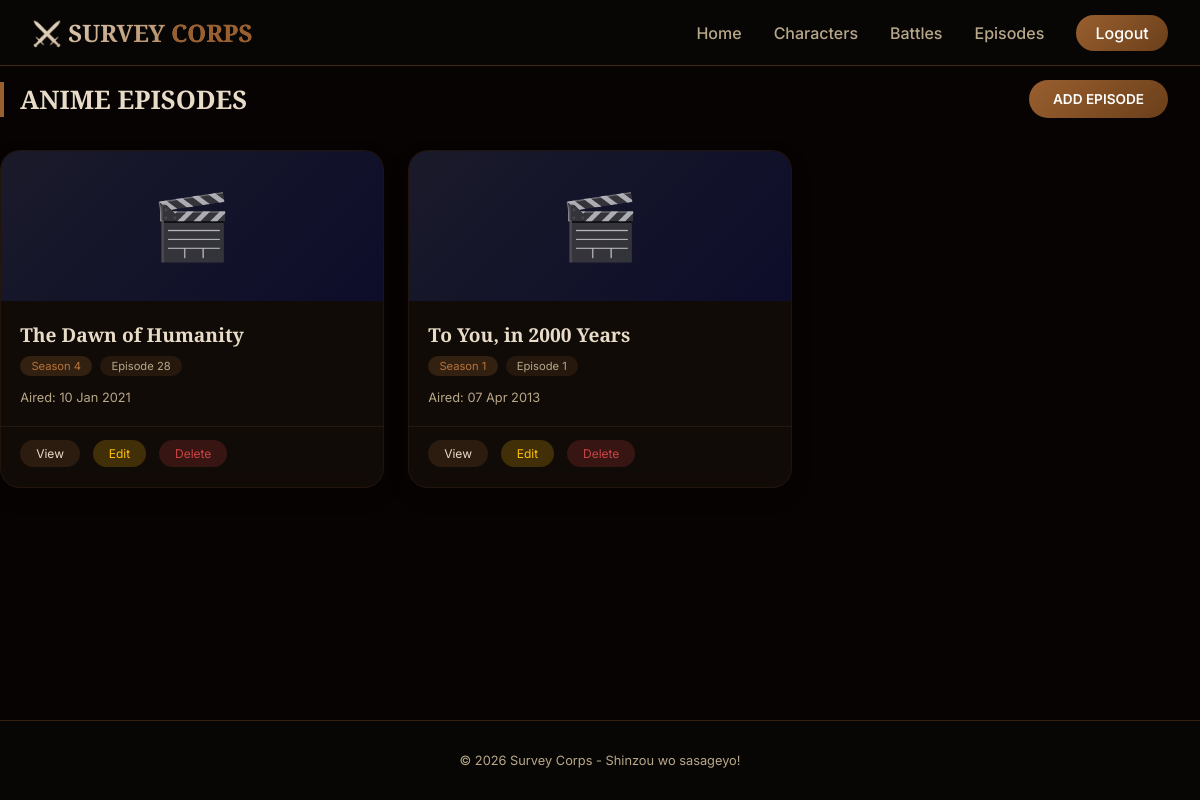
/views/episodes.php (signed in), run on the app's committed database.
### tables this page shows
CREATE TABLE episodes (
    id INT AUTO_INCREMENT PRIMARY KEY,
    title VARCHAR(150) NOT NULL,
    season INT,
    episode_number INT,
    air_date DATE,
    image_url VARCHAR(255),
    description TEXT
);

### views/episodes.php (the view, shortened to what this page needs)
<?php
require_once '../config/database.php';
include 'includes/header.php';
$stmt = $pdo->query("SELECT * FROM episodes ORDER BY season DESC, episode_number DESC");
$episodes = $stmt->fetchAll();
?>
<div class="characters-header">
    <h2>ANIME EPISODES</h2>
    <?php if($_SESSION['role'] == 'admin'): ?>
        <a href="add_episode.php" class="btn-add">ADD EPISODE</a>
    <?php endif; ?>
</div>
<div class="profile-grid">
    <?php foreach($episodes as $e): ?>
    <div class="profile-card">
        <div class="profile-avatar episode-avatar">
            <?php if(!empty($e['image_url'])): ?>
                <img src="/aot-website/<?= htmlspecialchars($e['image_url']) ?>" alt="<?= htmlspecialchars($e['title']) ?>">
            <?php else: ?>
                <div class="avatar-icon">🎬</div>
            <?php endif; ?>
        </div>
        <div class="profile-info">
            <h3><?= htmlspecialchars($e['title']) ?></h3>
            <div class="profile-badge">
                <span class="affiliation">Season <?= $e['season'] ?></span>
                <span class="rank">Episode <?= $e['episode_number'] ?></span>
            </div>
            <p class="profile-desc"><?= !empty($e['air_date']) ? 'Aired: ' . date('d M Y', strtotime($e['air_date'])) : 'TBA' ?></p>
        </div>
        <div class="profile-actions">
            <a href="episode_detail.php?id=<?= $e['id'] ?>" class="btn-view">View</a>
            <?php if($_SESSION['role'] == 'admin'): ?>
                <a href="edit_episode.php?id=<?= $e['id'] ?>" class="btn-edit">Edit</a>
                <a href="/aot-website/actions/delete_episode.php?id=<?= $e['id'] ?>" class="btn-delete" onclick="return confirm('Hapus episode <?= addslashes($e['title']) ?>?')">Delete</a>
            <?php endif; ?>
        </div>
    </div>
    <?php endforeach; ?>
</div>
<?php include 'includes/footer.php'; ?>

### assets/css/style.css (style rules this page uses)
* { margin: 0; padding: 0; box-sizing: border-box; }
:root { --brown-primary: #995F2F; --brown-light: #b8733a; --brown-dark: #6b3f1a; --red-accent: #8b3a1a; --text-light: #e8dcc8; --text-muted: #b8a88a; }
html { background: #0a0604; }
body { font-family: 'Inter', sans-serif; background: transparent; color: var(--text-light); min-height: 100vh; padding-top: 80px; display: flex; flex-direction: column; }
h1, h2, h3, .logo { font-family: 'Cinzel', serif; }
.characters-header { display: flex; justify-content: space-between; align-items: center; margin-bottom: 2rem; flex-wrap: wrap; gap: 1rem; padding-right: 2rem; }
.characters-header h2 { font-size: 1.6rem; border-left: 4px solid var(--brown-primary); padding-left: 1rem; margin: 0; }
.profile-grid { display: grid; grid-template-columns: repeat(auto-fill, minmax(300px, 1fr)); gap: 1.5rem; }
.profile-card { background: rgba(25, 18, 12, 0.6); backdrop-filter: blur(12px); -webkit-backdrop-filter: blur(12px); border-radius: 20px; overflow: hidden; transition: all 0.3s ease; box-shadow: 0 8px 20px rgba(0, 0, 0, 0.2); border: 1px solid rgba(153, 95, 47, 0.12); }
.profile-avatar { height: 150px; background: linear-gradient(135deg, #1a120b, #2d1a0a); display: flex; align-items: center; justify-content: center; overflow: hidden; }
.avatar-icon { font-size: 4rem; opacity: 0.7; }
.episode-avatar { background: linear-gradient(135deg, #1a1a2a, #0d0d2a) !important; }
.profile-info { padding: 1.2rem; }
.profile-info h3 { font-size: 1.2rem; margin-bottom: 0.5rem; }
.profile-badge { display: flex; gap: 0.5rem; margin-bottom: 0.8rem; flex-wrap: wrap; }
.affiliation { background: rgba(153, 95, 47, 0.25); padding: 0.2rem 0.7rem; border-radius: 20px; font-size: 0.7rem; color: var(--brown-light); }
.rank { background: rgba(153, 95, 47, 0.15); padding: 0.2rem 0.7rem; border-radius: 20px; font-size: 0.7rem; color: var(--text-muted); }
.profile-desc { color: var(--text-muted); font-size: 0.8rem; line-height: 1.4; }
.profile-actions { padding: 0.8rem 1.2rem 1.2rem; display: flex; gap: 0.8rem; border-top: 1px solid rgba(153, 95, 47, 0.15); flex-wrap: wrap; }
.btn-view { background: rgba(153, 95, 47, 0.2); padding: 0.4rem 1rem; border-radius: 30px; text-decoration: none; color: var(--text-light); font-size: 0.75rem; transition: background 0.3s; }
.profile-actions .btn-edit { background: rgba(255, 193, 7, 0.2); padding: 0.4rem 1rem; border-radius: 30px; text-decoration: none; color: #ffc107; font-size: 0.75rem; transition: background 0.3s; }
.profile-actions .btn-delete { background: rgba(204, 68, 68, 0.2); padding: 0.4rem 1rem; border-radius: 30px; text-decoration: none; color: #cc4444; font-size: 0.75rem; transition: background 0.3s; }
.btn-add { display: inline-block; background: linear-gradient(135deg, var(--brown-primary), var(--brown-dark)); padding: 0.7rem 1.5rem; border-radius: 40px; text-decoration: none; color: white; font-weight: 600; font-size: 0.85rem; transition: all 0.3s ease; border: none; cursor: pointer; white-space: nowrap; }

### data on the page
episodes: title "The Dawn of Humanity", season "4", episode_number "28", air_date "10 Jan 2021"
episodes: title "To You, in 2000 Years", season "1", episode_number "1", air_date "07 Apr 2013"
